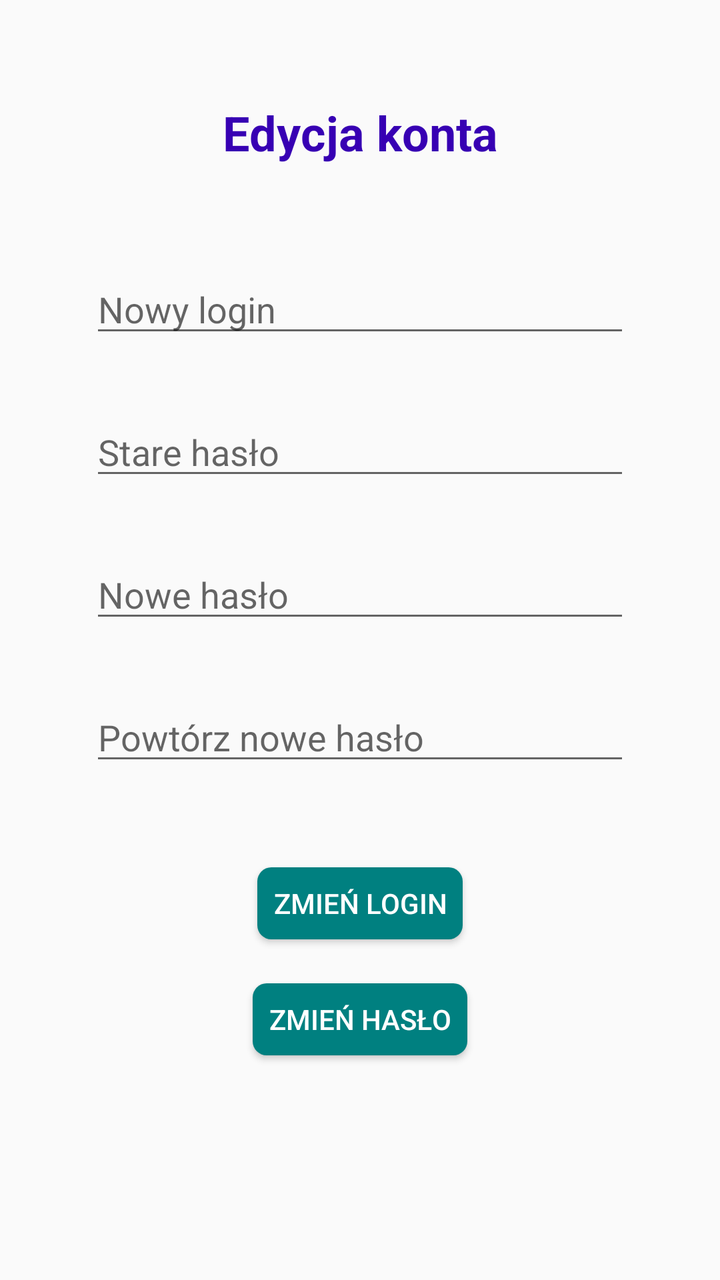
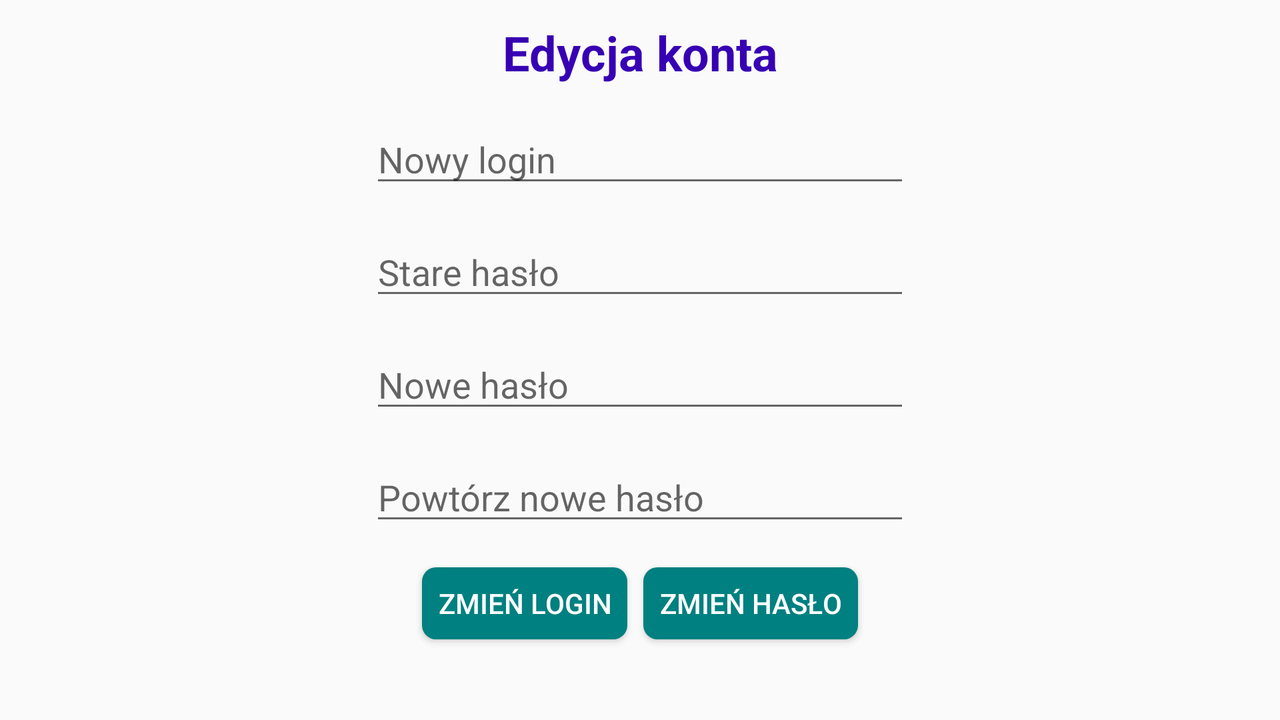

One screen, two layout resources from the same app: the default and the repository's alternative for another configuration. Each is rendered where Android would select it; the XML of both is given below.
<!-- AndroidManifest.xml: application theme AppTheme -->
<!-- res/layout/activity_profile.xml -->
<?xml version="1.0" encoding="utf-8"?>

<RelativeLayout
    xmlns:android="http://schemas.android.com/apk/res/android"
    xmlns:tools="http://schemas.android.com/tools"
    android:layout_width="match_parent"
    android:layout_height="match_parent"
    tools:context=".ProfileActivity">

    <TextView
        android:id="@+id/textView1"
        android:layout_width="match_parent"
        android:layout_height="wrap_content"
        android:text="Edycja konta"
        android:textSize="24sp"
        android:textStyle="bold"
        android:gravity="center"
        android:layout_marginTop="50dp"/>

    <EditText
        android:id="@+id/editLogin"
        android:layout_width="270dp"
        android:layout_height="wrap_content"
        android:layout_marginTop="50dp"
        android:hint="Nowy login"
        android:inputType="textPersonName"
        android:layout_centerHorizontal="true"
        android:layout_below="@id/textView1"/>

    <EditText
        android:id="@+id/editOldPassword"
        android:layout_width="270dp"
        android:layout_height="wrap_content"
        android:layout_marginTop="30dp"
        android:hint="Stare hasło"
        android:inputType="textPassword"
        android:layout_centerHorizontal="true"
        android:layout_below="@id/editLogin"/>

    <EditText
        android:id="@+id/editNewPassword"
        android:layout_width="270dp"
        android:layout_height="wrap_content"
        android:layout_marginTop="30dp"
        android:hint="Nowe hasło"
        android:inputType="textPassword"
        android:layout_centerHorizontal="true"
        android:layout_below="@id/editOldPassword"/>

    <EditText
        android:id="@+id/editNewPasswordRepeat"
        android:layout_width="270dp"
        android:layout_height="wrap_content"
        android:layout_marginTop="30dp"
        android:hint="Powtórz nowe hasło"
        android:inputType="textPassword"
        android:layout_centerHorizontal="true"
        android:layout_below="@id/editNewPassword"/>

    <Button
        android:id="@+id/buttonChangeLogin"
        android:onClick="changeLogin"
        android:theme="@style/AppTheme.Button"
        android:layout_width="wrap_content"
        android:layout_height="wrap_content"
        android:layout_marginTop="40dp"
        android:text="Zmień login"
        android:layout_centerHorizontal="true"
        android:layout_below="@id/editNewPasswordRepeat"/>

    <Button
        android:id="@+id/buttonChangePassword"
        android:onClick="changePassword"
        android:theme="@style/AppTheme.Button"
        android:layout_width="wrap_content"
        android:layout_height="wrap_content"
        android:layout_marginTop="10dp"
        android:text="Zmień hasło"
        android:layout_centerHorizontal="true"
        android:layout_below="@id/buttonChangeLogin"/>

</RelativeLayout>
<!-- resources referenced by this layout -->
<resources>
  <style name="AppTheme.Button" parent="Widget.AppCompat.Button.Borderless.Colored">
          <item name="colorButtonNormal">#008080</item>
          <item name="android:textColor">#FFFFFF</item>
          <item name="android:bottomRightRadius">7dp</item>
          <item name="android:bottomLeftRadius">7dp</item>
          <item name="android:topRightRadius">7dp</item>
          <item name="android:topLeftRadius">7dp</item>
      </style>
  <style name="AppTheme" parent="Theme.AppCompat.Light.DarkActionBar">
          <item name="colorPrimary">#008080</item>
          <item name="colorPrimaryDark">#008080</item>
          <item name="colorAccent">@color/colorAccent</item>
          <item name="android:textColor">@color/colorPrimaryDark</item>
      </style>
</resources>
<!-- res/layout-land/activity_profile.xml (the repository's variant of the layout above) -->
<!-- drawn on the phone turned sideways -->
<?xml version="1.0" encoding="utf-8"?>
<RelativeLayout
    xmlns:android="http://schemas.android.com/apk/res/android"
    xmlns:tools="http://schemas.android.com/tools"
    android:layout_width="match_parent"
    android:layout_height="match_parent"
    tools:context=".ProfileActivity">

    <TextView
        android:id="@+id/textView1"
        android:layout_width="match_parent"
        android:layout_height="wrap_content"
        android:text="Edycja konta"
        android:textSize="24sp"
        android:textStyle="bold"
        android:gravity="center"
        android:layout_marginTop="10dp"/>

    <EditText
        android:id="@+id/editLogin"
        android:layout_width="270dp"
        android:layout_height="wrap_content"
        android:layout_marginTop="15dp"
        android:hint="Nowy login"
        android:inputType="textPersonName"
        android:layout_centerHorizontal="true"
        android:layout_below="@id/textView1"/>

    <EditText
        android:id="@+id/editOldPassword"
        android:layout_width="270dp"
        android:layout_height="wrap_content"
        android:layout_marginTop="15dp"
        android:hint="Stare hasło"
        android:inputType="textPassword"
        android:layout_centerHorizontal="true"
        android:layout_below="@id/editLogin"/>

    <EditText
        android:id="@+id/editNewPassword"
        android:layout_width="270dp"
        android:layout_height="wrap_content"
        android:layout_marginTop="15dp"
        android:hint="Nowe hasło"
        android:inputType="textPassword"
        android:layout_centerHorizontal="true"
        android:layout_below="@id/editOldPassword"/>

    <EditText
        android:id="@+id/editNewPasswordRepeat"
        android:layout_width="270dp"
        android:layout_height="wrap_content"
        android:layout_marginTop="15dp"
        android:hint="Powtórz nowe hasło"
        android:inputType="textPassword"
        android:layout_centerHorizontal="true"
        android:layout_below="@id/editNewPassword"/>

    <LinearLayout
        android:layout_width="wrap_content"
        android:layout_height="wrap_content"
        android:orientation="horizontal"
        android:layout_marginTop="10dp"
        android:layout_centerHorizontal="true"
        android:layout_below="@id/editNewPasswordRepeat">

        <Button
            android:id="@+id/buttonChangeLogin"
            android:onClick="changeLogin"
            android:theme="@style/AppTheme.Button"
            android:layout_width="wrap_content"
            android:layout_height="wrap_content"
            android:text="Zmień login" />

        <Button
            android:id="@+id/buttonChangePassword"
            android:onClick="changePassword"
            android:theme="@style/AppTheme.Button"
            android:layout_width="wrap_content"
            android:layout_height="wrap_content"
            android:text="Zmień hasło" />

    </LinearLayout>

</RelativeLayout>
